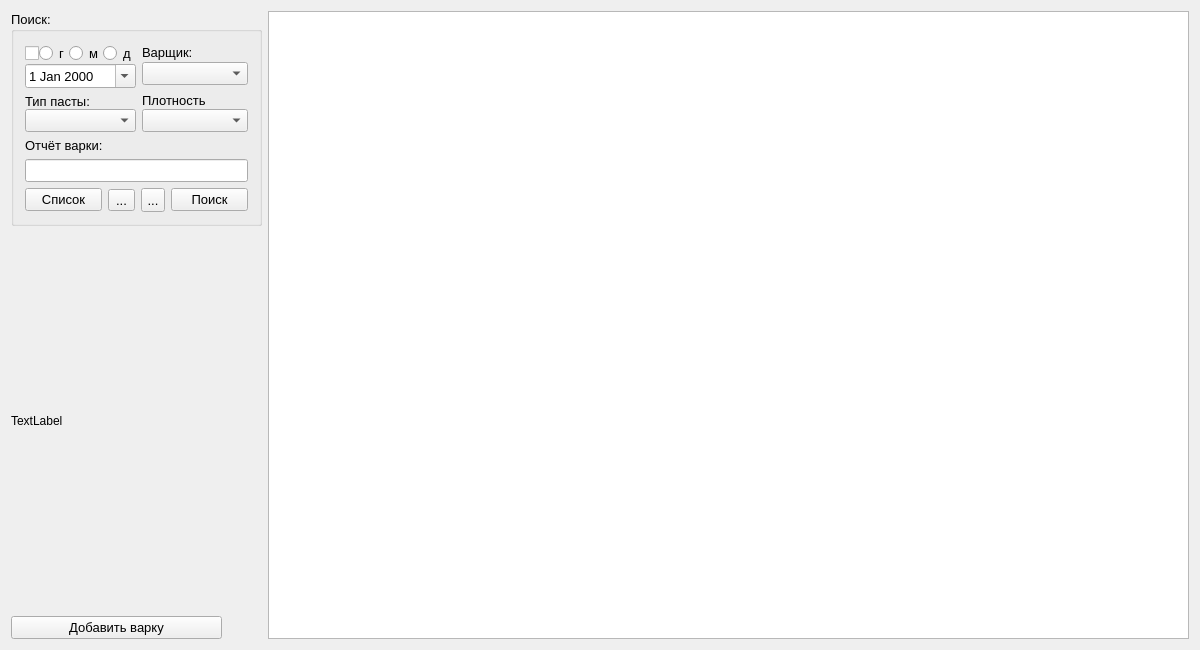
<?xml version="1.0" encoding="UTF-8"?>
<ui version="4.0">
 <class>MainWindow</class>
 <widget class="QMainWindow" name="MainWindow">
  <property name="geometry">
   <rect>
    <x>0</x>
    <y>0</y>
    <width>1200</width>
    <height>650</height>
   </rect>
  </property>
  <property name="windowTitle">
   <string>MainWindow</string>
  </property>
  <widget class="QWidget" name="centralWidget">
   <layout class="QHBoxLayout" name="horizontalLayout_7">
    <item>
     <layout class="QVBoxLayout" name="verticalLayout_16">
      <property name="spacing">
       <number>0</number>
      </property>
      <item>
       <widget class="QGroupBox" name="groupBox">
        <property name="maximumSize">
         <size>
          <width>251</width>
          <height>16777215</height>
         </size>
        </property>
        <property name="font">
         <font>
          <pointsize>10</pointsize>
         </font>
        </property>
        <property name="title">
         <string>Поиск:</string>
        </property>
        <layout class="QVBoxLayout" name="verticalLayout">
         <item>
          <layout class="QHBoxLayout" name="horizontalLayout_6">
           <property name="spacing">
            <number>6</number>
           </property>
           <item>
            <layout class="QVBoxLayout" name="verticalLayout_12">
             <item>
              <layout class="QVBoxLayout" name="verticalLayout_8">
               <property name="spacing">
                <number>0</number>
               </property>
               <item>
                <layout class="QHBoxLayout" name="horizontalLayout_4">
                 <property name="spacing">
                  <number>0</number>
                 </property>
                 <item>
                  <widget class="QCheckBox" name="cbDate">
                   <property name="text">
                    <string extracomment="Поиск по дате"/>
                   </property>
                  </widget>
                 </item>
                 <item>
                  <widget class="QRadioButton" name="rYear_m">
                   <property name="font">
                    <font>
                     <pointsize>10</pointsize>
                    </font>
                   </property>
                   <property name="text">
                    <string>г</string>
                   </property>
                  </widget>
                 </item>
                 <item>
                  <widget class="QRadioButton" name="rMonth_m">
                   <property name="font">
                    <font>
                     <pointsize>10</pointsize>
                    </font>
                   </property>
                   <property name="text">
                    <string>м</string>
                   </property>
                  </widget>
                 </item>
                 <item>
                  <widget class="QRadioButton" name="rDay_m">
                   <property name="font">
                    <font>
                     <pointsize>10</pointsize>
                    </font>
                   </property>
                   <property name="text">
                    <string>д</string>
                   </property>
                  </widget>
                 </item>
                </layout>
               </item>
               <item>
                <widget class="QDateEdit" name="dateEdit_m">
                 <property name="calendarPopup">
                  <bool>true</bool>
                 </property>
                </widget>
               </item>
              </layout>
             </item>
             <item>
              <layout class="QVBoxLayout" name="verticalLayout_10">
               <property name="spacing">
                <number>0</number>
               </property>
               <item>
                <widget class="QLabel" name="label_7">
                 <property name="text">
                  <string>Тип пасты:</string>
                 </property>
                </widget>
               </item>
               <item>
                <widget class="QComboBox" name="cbxType_m"/>
               </item>
              </layout>
             </item>
            </layout>
           </item>
           <item>
            <layout class="QVBoxLayout" name="verticalLayout_13">
             <item>
              <layout class="QVBoxLayout" name="verticalLayout_9">
               <property name="spacing">
                <number>0</number>
               </property>
               <item>
                <widget class="QLabel" name="label_3">
                 <property name="text">
                  <string>Варщик: </string>
                 </property>
                </widget>
               </item>
               <item>
                <widget class="QComboBox" name="cbxPerson_m"/>
               </item>
              </layout>
             </item>
             <item>
              <layout class="QVBoxLayout" name="verticalLayout_11">
               <property name="spacing">
                <number>0</number>
               </property>
               <item>
                <widget class="QLabel" name="label_6">
                 <property name="text">
                  <string>Плотность</string>
                 </property>
                </widget>
               </item>
               <item>
                <widget class="QComboBox" name="cbxDensity_m"/>
               </item>
              </layout>
             </item>
            </layout>
           </item>
          </layout>
         </item>
         <item>
          <widget class="QLabel" name="label_8">
           <property name="text">
            <string>Отчёт варки:</string>
           </property>
          </widget>
         </item>
         <item>
          <widget class="QLineEdit" name="edtPattern_m"/>
         </item>
         <item>
          <layout class="QHBoxLayout" name="horizontalLayout">
           <item>
            <widget class="QPushButton" name="btnAll">
             <property name="font">
              <font>
               <pointsize>10</pointsize>
              </font>
             </property>
             <property name="text">
              <string>Список</string>
             </property>
             <property name="icon">
              <iconset>
               <normalon>:/images/arrows.png</normalon>
              </iconset>
             </property>
            </widget>
           </item>
           <item>
            <spacer name="horizontalSpacer_2">
             <property name="orientation">
              <enum>Qt::Horizontal</enum>
             </property>
             <property name="sizeHint" stdset="0">
              <size>
               <width>40</width>
               <height>20</height>
              </size>
             </property>
            </spacer>
           </item>
           <item>
            <widget class="QToolButton" name="btnExportToJSON">
             <property name="text">
              <string>...</string>
             </property>
             <property name="icon">
              <iconset>
               <normalon>:/images/json.png</normalon>
              </iconset>
             </property>
            </widget>
           </item>
           <item>
            <widget class="QToolButton" name="btnClear">
             <property name="minimumSize">
              <size>
               <width>24</width>
               <height>24</height>
              </size>
             </property>
             <property name="text">
              <string>...</string>
             </property>
             <property name="icon">
              <iconset>
               <normalon>:/images/clear.png</normalon>
              </iconset>
             </property>
            </widget>
           </item>
           <item>
            <widget class="QPushButton" name="btnSearch">
             <property name="text">
              <string>Поиск</string>
             </property>
             <property name="icon">
              <iconset>
               <normalon>:/images/search_.png</normalon>
              </iconset>
             </property>
            </widget>
           </item>
          </layout>
         </item>
        </layout>
       </widget>
      </item>
      <item>
       <spacer name="verticalSpacer_2">
        <property name="orientation">
         <enum>Qt::Vertical</enum>
        </property>
        <property name="sizeHint" stdset="0">
         <size>
          <width>20</width>
          <height>40</height>
         </size>
        </property>
       </spacer>
      </item>
      <item>
       <widget class="QLabel" name="label_pix">
        <property name="text">
         <string>TextLabel</string>
        </property>
       </widget>
      </item>
      <item>
       <spacer name="verticalSpacer">
        <property name="orientation">
         <enum>Qt::Vertical</enum>
        </property>
        <property name="sizeHint" stdset="0">
         <size>
          <width>20</width>
          <height>40</height>
         </size>
        </property>
       </spacer>
      </item>
      <item>
       <layout class="QHBoxLayout" name="horizontalLayout_3">
        <property name="spacing">
         <number>6</number>
        </property>
        <item>
         <widget class="QPushButton" name="addVarka">
          <property name="sizePolicy">
           <sizepolicy hsizetype="Preferred" vsizetype="Fixed">
            <horstretch>0</horstretch>
            <verstretch>0</verstretch>
           </sizepolicy>
          </property>
          <property name="font">
           <font>
            <pointsize>10</pointsize>
           </font>
          </property>
          <property name="text">
           <string>Добавить варку</string>
          </property>
          <property name="icon">
           <iconset>
            <normalon>:/images/add1.png</normalon>
           </iconset>
          </property>
         </widget>
        </item>
        <item>
         <spacer name="horizontalSpacer">
          <property name="orientation">
           <enum>Qt::Horizontal</enum>
          </property>
          <property name="sizeType">
           <enum>QSizePolicy::Preferred</enum>
          </property>
          <property name="sizeHint" stdset="0">
           <size>
            <width>40</width>
            <height>20</height>
           </size>
          </property>
         </spacer>
        </item>
       </layout>
      </item>
     </layout>
    </item>
    <item>
     <widget class="QTableView" name="tableView">
      <property name="font">
       <font>
        <pointsize>11</pointsize>
       </font>
      </property>
     </widget>
    </item>
   </layout>
  </widget>
  <action name="actionClear">
   <property name="icon">
    <iconset resource="bin/images.qrc">
     <normaloff>:/images/clear.png</normaloff>:/images/clear.png</iconset>
   </property>
   <property name="text">
    <string>Очистка</string>
   </property>
  </action>
  <action name="actionExportToJSON">
   <property name="icon">
    <iconset resource="bin/images.qrc">
     <normaloff>:/images/json.png</normaloff>:/images/json.png</iconset>
   </property>
   <property name="text">
    <string>Экспорт</string>
   </property>
   <property name="toolTip">
    <string>Экспорт</string>
   </property>
  </action>
 </widget>
 <layoutdefault spacing="6" margin="11"/>
 <resources>
  <include location="bin/images.qrc"/>
 </resources>
 <connections/>
</ui>
